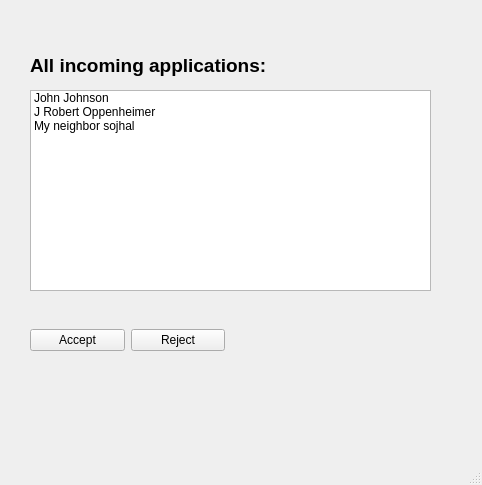
<?xml version="1.0" encoding="UTF-8"?>
<ui version="4.0">
 <class>MainWindow</class>
 <widget class="QMainWindow" name="MainWindow">
  <property name="geometry">
   <rect>
    <x>0</x>
    <y>0</y>
    <width>482</width>
    <height>485</height>
   </rect>
  </property>
  <property name="windowTitle">
   <string>MainWindow</string>
  </property>
  <widget class="QWidget" name="centralwidget">
   <widget class="QLabel" name="label">
    <property name="geometry">
     <rect>
      <x>30</x>
      <y>50</y>
      <width>341</width>
      <height>31</height>
     </rect>
    </property>
    <property name="text">
     <string>&lt;html&gt;&lt;head/&gt;&lt;body&gt;&lt;p&gt;&lt;span style=&quot; font-size:14pt; font-weight:600;&quot;&gt;All incoming applications:&lt;/span&gt;&lt;/p&gt;&lt;/body&gt;&lt;/html&gt;</string>
    </property>
   </widget>
   <widget class="QWidget" name="gridLayoutWidget">
    <property name="geometry">
     <rect>
      <x>30</x>
      <y>90</y>
      <width>401</width>
      <height>201</height>
     </rect>
    </property>
    <layout class="QGridLayout" name="gridLayout">
     <item row="0" column="0">
      <widget class="QListWidget" name="ApplicationList">
       <item>
        <property name="text">
         <string>John Johnson</string>
        </property>
       </item>
       <item>
        <property name="text">
         <string>J Robert Oppenheimer</string>
        </property>
       </item>
       <item>
        <property name="text">
         <string>My neighbor sojhal</string>
        </property>
       </item>
      </widget>
     </item>
    </layout>
   </widget>
   <widget class="QWidget" name="gridLayoutWidget_2">
    <property name="geometry">
     <rect>
      <x>30</x>
      <y>300</y>
      <width>195</width>
      <height>80</height>
     </rect>
    </property>
    <layout class="QGridLayout" name="gridLayout_2">
     <item row="0" column="1">
      <widget class="QPushButton" name="rejectButton">
       <property name="text">
        <string>Reject</string>
       </property>
      </widget>
     </item>
     <item row="0" column="0">
      <widget class="QPushButton" name="acceptButtion">
       <property name="text">
        <string>Accept</string>
       </property>
      </widget>
     </item>
    </layout>
   </widget>
  </widget>
  <widget class="QMenuBar" name="menubar">
   <property name="geometry">
    <rect>
     <x>0</x>
     <y>0</y>
     <width>482</width>
     <height>26</height>
    </rect>
   </property>
  </widget>
  <widget class="QStatusBar" name="statusbar"/>
 </widget>
 <resources/>
 <connections/>
</ui>
